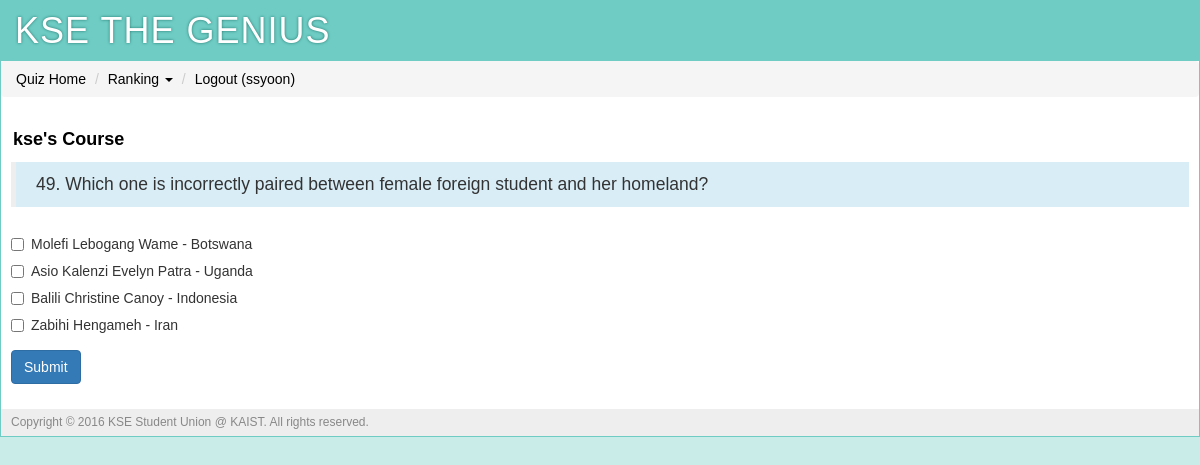
/quiz?prof=kse (signed in), run on the app's committed database.
### tables this page shows
CREATE TABLE "user" (
	`user_id`	integer PRIMARY KEY AUTOINCREMENT,
	`username`	string NOT NULL,
	`name`	string NOT NULL,
	`class`	INTEGER,
	`pw_hash`	string NOT NULL,
	`munyi_point`	integer DEFAULT 0,
	`munyi_last_quiz`	integer DEFAULT 0,
	`wcyoon_point`	integer DEFAULT 0,
	`wcyoon_last_quiz`	integer DEFAULT 0,
	`uclee_point`	integer DEFAULT 0,
	`uclee_last_quiz`	integer DEFAULT 0,
	`jaegil_point`	integer DEFAULT 0,
	`jaegil_last_quiz`	integer DEFAULT 0,
	`aviv_point`	integer DEFAULT 0,
	`aviv_last_quiz`	integer DEFAULT 0,
	`kse_point`	INTEGER DEFAULT 0,
	`kse_last_quiz`	INTEGER DEFAULT 0,
	`total_point`	integer DEFAULT 0
);

CREATE TABLE "quiz" (
	`id`	INTEGER NOT NULL PRIMARY KEY AUTOINCREMENT,
	`professor_id`	TEXT NOT NULL,
	`quiz_id`	INTEGER NOT NULL,
	`question`	TEXT NOT NULL,
	`answer1`	INTEGER NOT NULL,
	`answer2`	INTEGER NOT NULL,
	`answer3`	INTEGER NOT NULL,
	`answer4`	INTEGER NOT NULL,
	`correct_answer`	TEXT NOT NULL,
	`quiz_value`	INTEGER NOT NULL
);

### main.py (the view)
@app.route('/quiz')
def quiz():
    prof = request.args.get('prof')
    error = request.args.get('error')
    user_info = query_db('''SELECT * FROM user WHERE
            user.user_id = ?''',
            [session['user_id']],
            one=True)
    numOfQuiz = query_db('''SELECT count(*) FROM quiz WHERE
            professor_id = ? ''',
            [prof],
            one=True)
    quiz = query_db('''SELECT * FROM quiz WHERE
            professor_id = ? AND quiz_id = ?''',
            [prof, user_info[prof + "_last_quiz"]+1],
            one=True)
    return render_template('quiz.html', prof=prof, quiz=quiz, error=error)

### main.py (called while the page is built)
def connect_db():
    return sqlite3.connect(app.config['DATABASE'])

def query_db(query, args=(), one=False):
    cur = g.db.execute(query, args)
    rv = [dict((cur.description[idx][0], value)
               for idx, value in enumerate(row)) for row in cur.fetchall()]
    return (rv[0] if rv else None) if one else rv

@app.before_request
def before_request():
    g.db = connect_db()
    g.user = None
    if 'user_id' in session:
        g.user = query_db('select * from user where user_id = ?',
                          [session['user_id']], one=True)

@app.teardown_request
def teardown_request(exception):
    if hasattr(g, 'db'):
        g.db.close()

### templates/quiz.html (shortened to what this page needs)
{% extends "layout.html" %}
{% block body %}
	<div class="page-title">
		<span>{{ prof }}'s Course</span>
	</div>
	{% if quiz %}
	<div class="bg-info">
		<blockquote>
			<p>{{ quiz.quiz_id }}. {{ quiz.question | safe }}</p>
		</blockquote>
	</div>
	<form action="{{ url_for('quiz_processing') }}" class="form-horizontal" method="post" enctype="multipart/form-data">
		<div class="form-group">
			<div class="col-sm-offset-0 col-sm-12">
				<div class="checkbox" class="form-control">
					<label class="col-sm-12">
						<input type="checkbox" name="answers" value="1"> {{ quiz.answer1 | safe}}
					</label>
				</div>
			</div>
			<div class="col-sm-offset-0 col-sm-12">
				<div class="checkbox" class="form-control">
					<label class="col-sm-12">
						<input type="checkbox" name="answers" value="2"> {{ quiz.answer2 | safe}}
					</label>
				</div>
			</div>
			<div class="col-sm-offset-0 col-sm-12">
				<div class="checkbox" class="form-control">
					<label class="col-sm-12">
						<input type="checkbox" name="answers" value="3"> {{ quiz.answer3 | safe}}
					</label>
				</div>
			</div>
			<div class="col-sm-offset-0 col-sm-12">
				<div class="checkbox" class="form-control">
					<label class="col-sm-12">
						<input type="checkbox" name="answers" value="4"> {{ quiz.answer4 | safe}}
					</label>
				</div>
			</div>
		</div>
	    <div class="form-group">
    		<div class="col-sm-offset-0 col-sm-8">
      		<button type="submit" class="btn btn-primary">Submit</button>
    		</div>
  		</div>
  	</form>
  	{% endif %}
{% endblock %}

### templates/layout.html (shortened to what this page needs)
<!doctype html>
<html>
<head>
	<link rel="stylesheet" type="text/css" href="{{ url_for('static', filename='css/bootstrap.min.css') }}">
	<link rel="stylesheet" type="text/css" href="{{ url_for('static', filename='css/style.css') }}">
</head>
<div class="page">
	<h1>KSE THE GENIUS</h1>
	<ol class="breadcrumb">
		{% if g.user %}
		<li><a href="{{ url_for('course') }}">Quiz Home</a></li>
		<li class="dropdown"><a href="#" class="dropdown-toggle"
			data-toggle="dropdown" role="button" aria-haspopup="true"
			aria-expanded="false">Ranking <span class="caret"></span></a>
		</li>
		<li><a href="{{ url_for('logout') }}">Logout ({{ g.user.username }})</a></li>
		{% else %}
		<li><a href="{{ url_for('register') }}">Sign Up</a></li>
		<li><a href="{{ url_for('login') }}">Sign In</a></li>
		{% endif %}
	</ol>
	<div class="body">{% block body %}{% endblock %}</div>
	<div class="footer">Copyright © 2016 KSE Student Union @ KAIST. All rights reserved.</div>
</div>
</html>

### static/css/style.css (style rules this page uses)
a { color: black; }
a, a:focus, a:hover, a:active { outline: 0; text-decoration: none; }
div.page { background: white; border: 1px solid #6ECCC4; margin: auto; overflow-y: hidden; }
div.page h1 { background: #6ECCC4; margin: 0; padding: 10px 14px; color: white; letter-spacing: 1px; text-shadow: 0 0 3px #24776F; font-weight: normal; }
div.page div.body { padding: 10px; }
div.page div.footer { background: #eee; color: #888; padding: 5px 10px; font-size: 12px; }
div.page-title { font-size: 18px; color: black; font-weight: bold; margin: 0px 0px 10px 2px; }

### data on the page
user: user.username "ssyoon"
quiz: professor "kse", quiz_id "49", question "Which one is incorrectly paired between female foreign student and her homeland?", answer1 "Molefi Lebogang Wame - Botswana", answer2 "Asio Kalenzi Evelyn Patra - Uganda", answer3 "Balili Christine Canoy - Indonesia", answer4 "Zabihi Hengameh - Iran"
